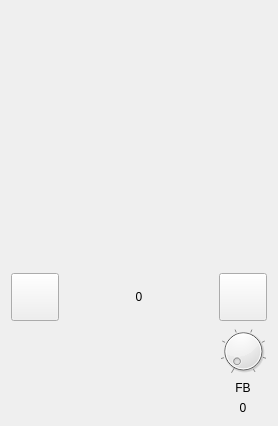
<?xml version="1.0" encoding="UTF-8"?>
<ui version="4.0">
 <class>AlgorithmWidget</class>
 <widget class="QWidget" name="AlgorithmWidget">
  <property name="geometry">
   <rect>
    <x>0</x>
    <y>0</y>
    <width>274</width>
    <height>426</height>
   </rect>
  </property>
  <property name="windowTitle">
   <string>Form</string>
  </property>
  <layout class="QGridLayout" name="gridLayout">
   <item row="0" column="0" colspan="3">
    <widget class="AlgorithmDisplayWidget" name="displayWidget" native="true">
     <property name="sizePolicy">
      <sizepolicy hsizetype="Expanding" vsizetype="Expanding">
       <horstretch>0</horstretch>
       <verstretch>0</verstretch>
      </sizepolicy>
     </property>
     <property name="minimumSize">
      <size>
       <width>256</width>
       <height>256</height>
      </size>
     </property>
    </widget>
   </item>
   <item row="1" column="0">
    <widget class="QPushButton" name="prevButton">
     <property name="minimumSize">
      <size>
       <width>48</width>
       <height>48</height>
      </size>
     </property>
     <property name="maximumSize">
      <size>
       <width>48</width>
       <height>48</height>
      </size>
     </property>
     <property name="sizeIncrement">
      <size>
       <width>0</width>
       <height>0</height>
      </size>
     </property>
     <property name="text">
      <string/>
     </property>
    </widget>
   </item>
   <item row="1" column="1">
    <widget class="QLabel" name="algorithmLabel">
     <property name="text">
      <string>0</string>
     </property>
     <property name="alignment">
      <set>Qt::AlignCenter</set>
     </property>
    </widget>
   </item>
   <item row="1" column="2">
    <widget class="QPushButton" name="nextButton">
     <property name="minimumSize">
      <size>
       <width>48</width>
       <height>48</height>
      </size>
     </property>
     <property name="maximumSize">
      <size>
       <width>48</width>
       <height>48</height>
      </size>
     </property>
     <property name="sizeIncrement">
      <size>
       <width>0</width>
       <height>0</height>
      </size>
     </property>
     <property name="text">
      <string/>
     </property>
    </widget>
   </item>
   <item row="2" column="2">
    <layout class="QVBoxLayout" name="verticalLayout">
     <item>
      <widget class="QDial" name="fbDial">
       <property name="minimumSize">
        <size>
         <width>48</width>
         <height>48</height>
        </size>
       </property>
       <property name="maximumSize">
        <size>
         <width>48</width>
         <height>48</height>
        </size>
       </property>
       <property name="maximum">
        <number>7</number>
       </property>
       <property name="notchesVisible">
        <bool>true</bool>
       </property>
      </widget>
     </item>
     <item>
      <widget class="QLabel" name="fbLabel">
       <property name="text">
        <string>FB</string>
       </property>
       <property name="alignment">
        <set>Qt::AlignCenter</set>
       </property>
      </widget>
     </item>
     <item>
      <widget class="QLabel" name="fbValueLabel">
       <property name="text">
        <string>0</string>
       </property>
       <property name="alignment">
        <set>Qt::AlignCenter</set>
       </property>
      </widget>
     </item>
    </layout>
   </item>
  </layout>
 </widget>
 <customwidgets>
  <customwidget>
   <class>AlgorithmDisplayWidget</class>
   <extends>QWidget</extends>
   <header>opn/algorithmdisplaywidget.h</header>
   <container>1</container>
  </customwidget>
 </customwidgets>
 <resources/>
 <connections/>
</ui>
